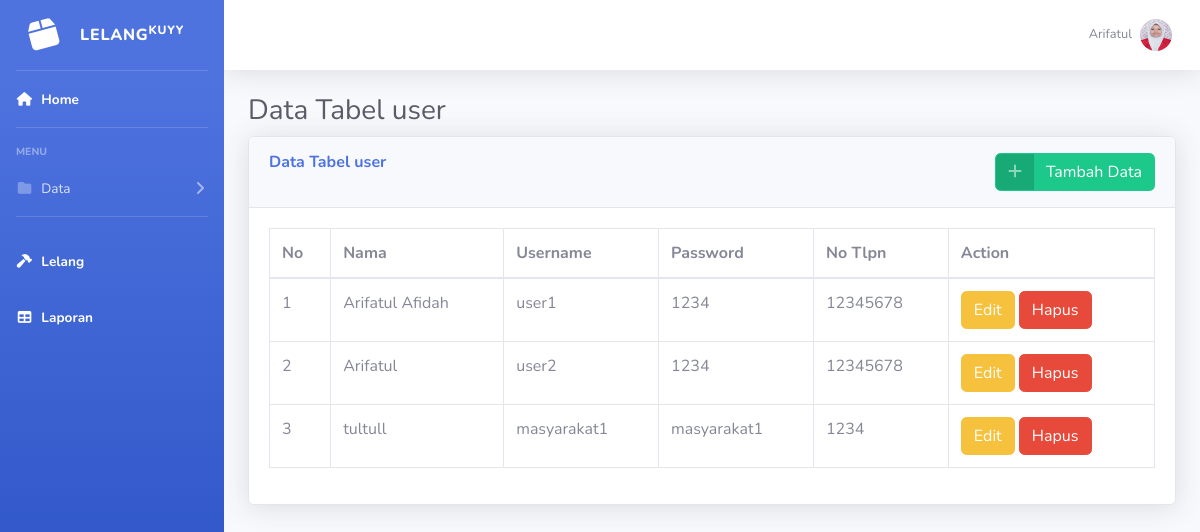
The page /petugas/user.php (signed in) on the database its author committed.
### tables this page shows
CREATE TABLE `user` (
  `id` int(11) NOT NULL,
  `nama` varchar(25) NOT NULL,
  `username` varchar(25) NOT NULL,
  `password` varchar(25) NOT NULL,
  `tlpn` varchar(25) NOT NULL
);

### petugas/user.php (the view, shortened to what this page needs)
<!DOCTYPE html>
<html lang="en">
<head>
    <link href="../assets/vendor/fontawesome-free/css/all.min.css" rel="stylesheet" type="text/css">
    <link href="../assets/css/sb-admin-2.min.css" rel="stylesheet">
</head>
<body id="page-top">
    <div id="wrapper">
        <ul class="navbar-nav bg-gradient-primary sidebar sidebar-dark accordion" id="accordionSidebar">
            <a class="sidebar-brand d-flex align-items-center justify-content-center" href="index.php">
                <div class="sidebar-brand-icon rotate-n-15">
                <i class="fas fa-fw fa-box"></i>
                </div>
                <div class="sidebar-brand-text mx-3">LELANG<sup>KUYY</sup></div>
            </a>
            <hr class="sidebar-divider my-0">
            <li class="nav-item active">
                <a class="nav-link" href="index.php">
                    <i class="fas fa-fw fa-home"></i>
                    <span>Home</span></a>
            </li>
            <hr class="sidebar-divider">
            <div class="sidebar-heading">
                Menu
            </div>
            <li class="nav-item">
                <a class="nav-link collapsed" href="#" data-toggle="collapse" data-target="#collapseTwo"
                    aria-expanded="true" aria-controls="collapseTwo">
                    <i class="fas fa-fw fa-folder"></i>
                    <span>Data</span>
                </a>
            </li>
            <hr class="sidebar-divider">
<li class="nav-item active">
<a class="nav-link" href="lelang.php">
<i class="fas fa-fw fa-hammer"></i>
<span>Lelang</span></a>
</li>
            <li class="nav-item active">
                <a class="nav-link" href="laporan.php">
                    <i class="fas fa-fw fa-table"></i>
                    <span>Laporan</span></a>
            </li>
        </ul>
        <div id="content-wrapper" class="d-flex flex-column">
            <div id="content">
                <nav class="navbar navbar-expand navbar-light bg-white topbar mb-4 static-top shadow">
                    <ul class="navbar-nav ml-auto">
                        <li class="nav-item dropdown no-arrow">
                            <a class="nav-link dropdown-toggle" href="#" id="userDropdown" role="button"
                                data-toggle="dropdown" aria-haspopup="true" aria-expanded="false">
                                <span class="mr-2 d-none d-lg-inline text-gray-600 small"><?php echo $_SESSION['username']?></span>
                                <img class="img-profile rounded-circle"
                                src="../assets/img/FotoSMK.JPG">
                            </a>
                        </li>
                    </ul>
                </nav>
                <div class="container-fluid">
                    <h1 class="h3 mb-2 text-gray-800">Data Tabel user   </h1>
                    <div class="card shadow mb-4">
                        <div class="card-header py-3">
                        <button type="button" class="btn btn-success btn-icon-split" style="float: right;" data-toggle="modal" data-target="#TambahModal">
                                        <span class="icon text-white-50">
                                            <i class="fas fa-plus"></i>
                                        </span>
                                        <span class="text">Tambah Data</span>
                            </button>
                            <h6 class="m-0 font-weight-bold text-primary">Data Tabel user</h6>
                        </div>
                        <div class="card-body">
                            <div class="table-responsive">
                            <table class="table table-bordered" id="dataTable" width="100%" cellspacing="0">
                                    <thead>
                                        <tr>
                                            <th>No</th>
                                            <th>Nama</th>
                                            <th>Username</th>
                                            <th>Password</th>
                                            <th>No Tlpn</th>
                                            <th>Action</th>
                                        </tr>
                                    </thead>
                                    <tbody>
                                    <?php
                                    include "../koneksi.php";
                                    $user = mysqli_query($conn,"SELECT * FROM user ");
                                    $no = 0;
                                    while ($data = mysqli_fetch_array($user)) {
                                    $no++
                                    ?>
                                        <tr>
                                            <td><?php echo $no?></td>
                                            <td><?=$data['nama']?></td>
                                            <td><?=$data['username']?></td>
                                            <td><?=$data['password']?></td>
                                            <td><?=$data['tlpn']?></td>
                                            <td>
                                                <form action="" method="post">
                                            <button type="button" class="btn btn-warning" data-toggle="modal" data-target="#EditModal<?php echo $data['id']; ?>">
                                            Edit
                                            </button>
                                            <input type="submit" name="hapus" value="Hapus"class="btn btn-danger" onclick="return confirm('Are you sure you want to delete this item?')">
                                            </form>
                                            </td>
                                        </tr>
                                        <?php
                                    }
                                    ?>
                                    </tbody>
                                </table>
                            </div>
                        </div>
                    </div>
         </div>
            </div>
        </div>
    </div>
</body>
</html>

### rows shown on the page
user: nama "Arifatul Afidah", username "user1", password "1234", tlpn "12345678"
user: nama "Arifatul", username "user2", password "1234", tlpn "12345678"
user: nama "tultull", username "masyarakat1", password "masyarakat1", tlpn "1234"

### other values the page prints
$_SESSION['username'] "Arifatul"
